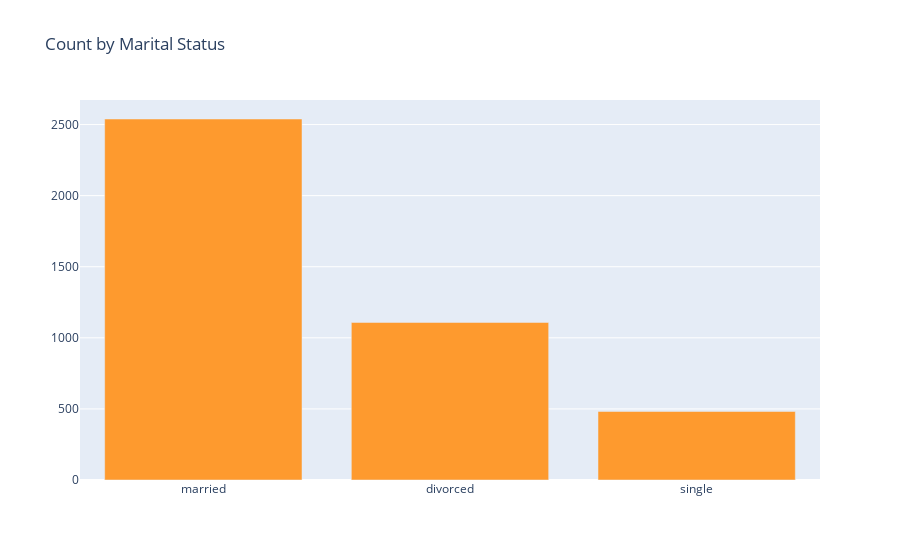

The cell this chart's notebook holds for it:
### Code cell
vals = df['marital'].value_counts().tolist()
labels = ['married', 'divorced', 'single']

data = [go.Bar(
            x=labels,
            y=vals,
    marker=dict(
    color="#FE9A2E")
    )]

layout = go.Layout(
    title="Count by Marital Status",
)

fig = go.Figure(data=data, layout=layout)



iplot(fig, filename='basic-bar')

### Figure 1 — Plotly figure (JSON) as saved in the notebook; plotly's stock layout.template omitted (floating-point values rounded to 4 significant figures)
{"data": [{"marker": {"color": "#FE9A2E"}, "type": "bar", "x": ["married", "divorced", "single"], "y": [2539, 1108, 482]}], "layout": {"title": {"text": "Count by Marital Status"}}}
